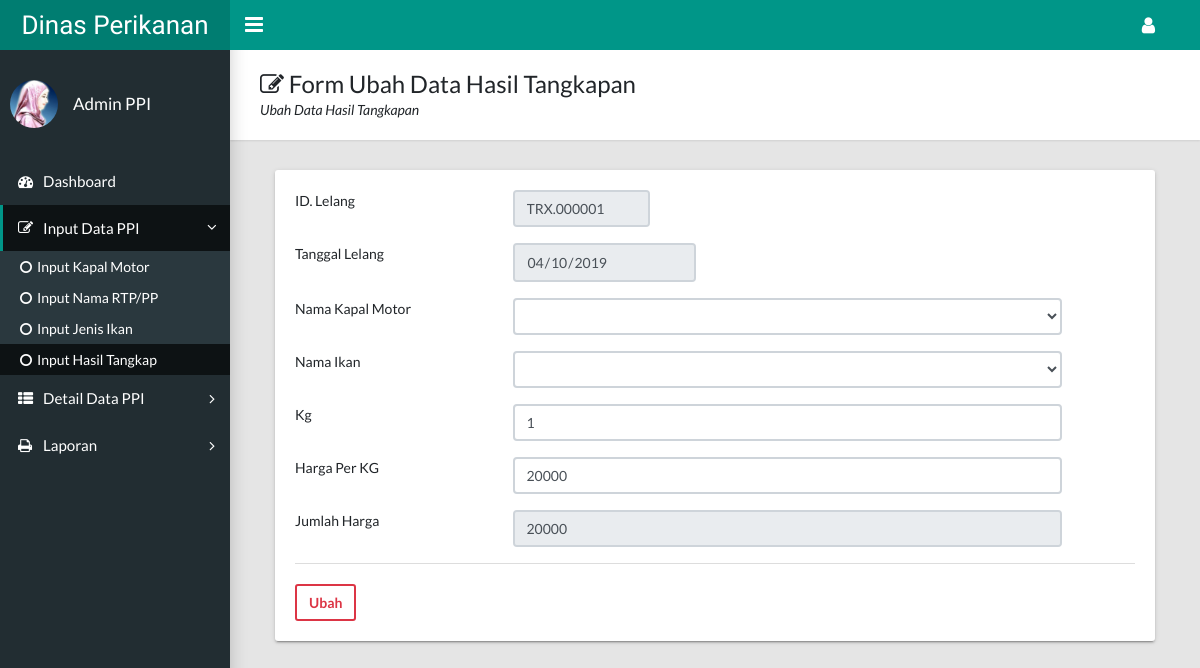
The page /docs/hasil_edit.php?id_transaksi=TRX.000001 (signed in) on the database its author committed.
### tables this page shows
CREATE TABLE `hasil` (
  `id_transaksi` varchar(12) NOT NULL,
  `tgl` date DEFAULT NULL,
  `id_km` varchar(12) NOT NULL,
  `id_ikan` varchar(12) NOT NULL,
  `kg` decimal(4,0) DEFAULT NULL,
  `harga` decimal(12,0) DEFAULT NULL,
  `jumlah_harga` decimal(12,0) DEFAULT NULL
);

### docs/hasil_edit.php (the view, shortened to what this page needs)
  <?php
 if (empty($_SESSION['user']) AND empty($_SESSION['pwd'])){
  echo "<link href='style.css' rel='stylesheet' type='text/css'>
  <center>Untuk mengakses modul, Anda harus login <br>";
  echo "<a href=login.php><b>LOGIN</b></a></center>";
}
else {
           ?>
<!DOCTYPE html>
<html lang="en">
  <head>
    <link rel="stylesheet" type="text/css" href="css/main.css">
    <link rel="stylesheet" type="text/css" href="https://maxcdn.bootstrapcdn.com/font-awesome/4.7.0/css/font-awesome.min.css">
  </head>
  <body class="app sidebar-mini rtl">
    <header class="app-header"><a class="app-header__logo" href="index.html">Dinas Perikanan</a>
      <a class="app-sidebar__toggle" href="#" data-toggle="sidebar" aria-label="Hide Sidebar"></a>
      <ul class="app-nav">
        <li class="dropdown"><a class="app-nav__item" href="#" data-toggle="dropdown" aria-label="Open Profile Menu"><i class="fa fa-user fa-lg"></i></a>
        </li>
      </ul>
    </header>
    <aside class="app-sidebar">
      <div class="app-sidebar__user"><img class="app-sidebar__user-avatar" src="foto/1.jpg" alt="User Image" width="48" left="48">
        <div>
          <p class="app-sidebar__user-name">Admin PPI</p>
        </div>
      </div>
      <ul class="app-menu">
        <li><a class="app-menu__item" href="index.php"><i class="app-menu__icon fa fa-dashboard"></i><span class="app-menu__label">Dashboard</span></a></li>
        <li class="treeview is-expanded"><a class="app-menu__item" href="#" data-toggle="treeview"><i class="app-menu__icon fa fa-edit"></i><span class="app-menu__label">Input Data PPI</span><i class="treeview-indicator fa fa-angle-right"></i></a>
          <ul class="treeview-menu">
            <li><a class="treeview-item " href="km.php"><i class="icon fa fa-circle-o"></i> Input Kapal Motor</a></li>
            <li><a class="treeview-item" href="rtp.php"><i class="icon fa fa-circle-o"></i> Input Nama RTP/PP </a></li>
            <li><a class="treeview-item" href="ikan.php"><i class="icon fa fa-circle-o"></i> Input Jenis Ikan</a></li>
             <li><a class="treeview-item active" href="hasil.php"><i class="icon fa fa-circle-o"></i> Input Hasil Tangkap</a></li>
          </ul>
        </li>
        <li class="treeview"><a class="app-menu__item" href="#" data-toggle="treeview"><i class="app-menu__icon fa fa-th-list"></i><span class="app-menu__label">Detail Data PPI</span><i class="treeview-indicator fa fa-angle-right"></i></a>
        </li>
        <li class="treeview"><a class="app-menu__item" href="#" data-toggle="treeview"><i class="app-menu__icon fa fa-print"></i><span class="app-menu__label">Laporan</span><i class="treeview-indicator fa fa-angle-right"></i></a>
        </li>
      </ul>
    </aside>
    <main class="app-content">
      <div class="app-title">
        <div>
          <h1><i class="fa fa-edit"></i> Form Ubah Data Hasil Tangkapan</h1>
          <p>Ubah Data Hasil Tangkapan</p>
        </div>
      </div>
      <?php
                    include "koneksi.php";
                    $id_transaksi = $_GET['id_transaksi'];
                    $query_mysql = mysqli_query($koneksi, "SELECT * FROM hasil WHERE id_transaksi='$id_transaksi'")or die(mysql_error());
                    while($tampil = mysqli_fetch_array($query_mysql)){
                ?>
        <div class="col-md-12">
          <div class="tile">
            <div class="tile-body">
              <form name="autoSumForm" action="" method="post" class="form-horizontal">
                <div class="form-group row">
                  <label class="control-label col-md-3">ID. Lelang</label>
                  <div class="col-md-8">
                    <input class="form-control col-md-3" name="id_transaksi" type="text" placeholder="ID. Transaksi" required="true" value="<?php echo $tampil['id_transaksi'] ?>" readonly="true" >
                  </div>
                </div>
                <div class="form-group row">
                  <label class="control-label col-md-3">Tanggal Lelang</label>
                  <div class="col-md-8">
                    <input class="form-control col-md-4" type="date" name="tgl" placeholder="Jenis Ikan" value="<?php echo $tampil['tgl'] ?>" readonly="true" >
                  </div>
                </div>
                <div class="form-group row">
                  <label class="control-label col-md-3">Nama Kapal Motor </label>
                  <div class="col-md-8">
                  <select name="id_km" required="true" class="form-control" required="true">
                          <option></option>
                          <?php
                            include 'koneksi.php';
                              $query =mysqli_query($koneksi,"select * from km order by nama_km ");
                              while($hasil=mysqli_fetch_array($query)){
                                print ("<option value=$hasil[id_km]>$hasil[nama_km]</option>");
                                } ?>
                        </select>
                  </div>
                </div>
                <div class="form-group row">
                  <label class="control-label col-md-3">Nama Ikan </label>
                  <div class="col-md-8">
                    <select required="true" class="form-control" name="id_ikan" required="true">
                          <option></option>
                          <?php
                            include 'koneksi.php';
                              $query =mysqli_query($koneksi,"select * from ikan order by jenis_ikan ");
                              while($hasil=mysqli_fetch_array($query)){
                                print ("<option value=$hasil[id_ikan]>$hasil[jenis_ikan]</option>");
                                } ?>
                        </select>
                  </div>
                </div>
                 <div class="form-group row">
                  <label class="control-label col-md-3">Kg </label>
                  <div class="col-md-8">
                    <input class="form-control"  type="text" name="kg" placeholder="Hasil Tangkapan Dalam KG" required="kg" onfocus="startCalc();" value="<?php echo $tampil['kg'] ?>">
                  </div>
                </div>
                  <div class="form-group row">
                  <label class="control-label col-md-3">Harga Per KG</label>
                  <div class="col-md-8">
                    <input class="form-control" type="text" name="harga" placeholder="Harga Per Kilogram" required="true" onfocus="startCalc();" onblur="stopCalc();" value="<?php echo $tampil['harga'] ?>" >
                  </div>
                </div>
                <div class="form-group row">
                  <label class="control-label col-md-3">Jumlah Harga</label>
                  <div class="col-md-8">
                    <input class="form-control" type="text" placeholder="Total Harga" name="jumlah_harga" readonly="true" value="<?php echo $tampil['jumlah_harga'] ?>">
                  </div>
                </div>
            <div class="tile-footer">
              <div class="row">
                <div class="col-md-8 col-md-offset-3">
                  <button name="ubah_data" onclick="return confirm('Yakin Ubah Data')" class="btn btn-outline-danger">Ubah</button>
                </div>
              </div>
            </div>
          </div>
          <?php } ?>
        </div>
      </div>
    </main>
  </body>
</html>
<?php } ?>

### rows shown on the page
hasil: id_transaksi "TRX.000001", tgl "04/10/2019", kg "1", harga "20000", jumlah_harga "20000"
